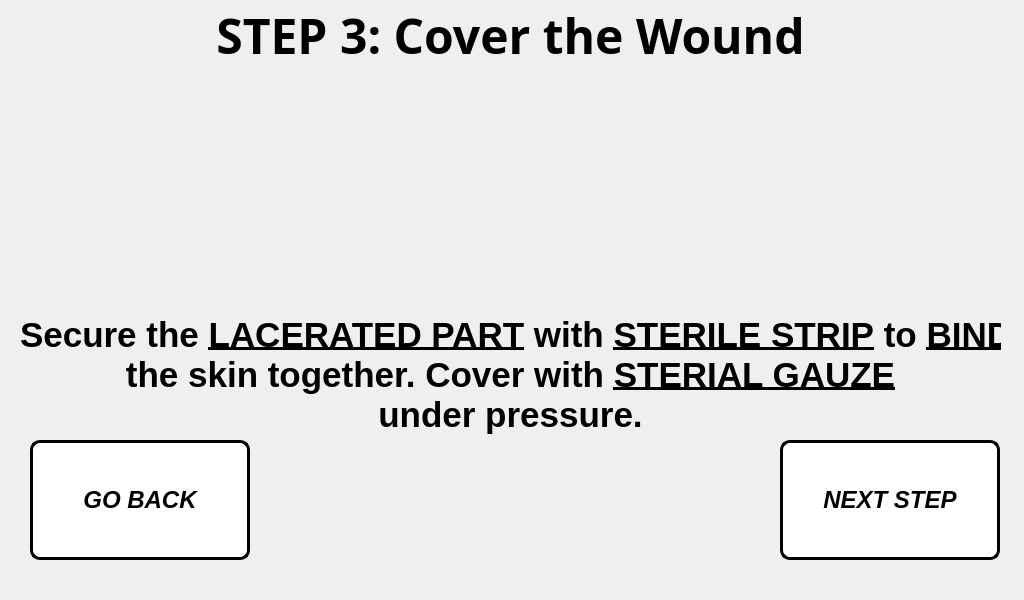
<?xml version="1.0" encoding="UTF-8"?>
<ui version="4.0">
 <class>step_1_window</class>
 <widget class="QMainWindow" name="step_1_window">
  <property name="geometry">
   <rect>
    <x>0</x>
    <y>0</y>
    <width>1024</width>
    <height>600</height>
   </rect>
  </property>
  <property name="minimumSize">
   <size>
    <width>1024</width>
    <height>600</height>
   </size>
  </property>
  <property name="maximumSize">
   <size>
    <width>1024</width>
    <height>600</height>
   </size>
  </property>
  <property name="windowTitle">
   <string>Step 1 Procedure</string>
  </property>
  <widget class="QWidget" name="centralwidget">
   <widget class="QLabel" name="title_step">
    <property name="geometry">
     <rect>
      <x>5</x>
      <y>0</y>
      <width>1011</width>
      <height>71</height>
     </rect>
    </property>
    <property name="font">
     <font>
      <family>Unispace</family>
      <pointsize>18</pointsize>
      <weight>75</weight>
      <bold>true</bold>
     </font>
    </property>
    <property name="text">
     <string>&lt;html&gt;&lt;head/&gt;&lt;body&gt;&lt;p align=&quot;center&quot;&gt;&lt;span style=&quot; font-size:36pt;&quot;&gt;STEP 3: Cover the Wound&lt;/span&gt;&lt;/p&gt;&lt;/body&gt;&lt;/html&gt;</string>
    </property>
    <property name="alignment">
     <set>Qt::AlignCenter</set>
    </property>
   </widget>
   <widget class="QLabel" name="text_steps">
    <property name="geometry">
     <rect>
      <x>20</x>
      <y>300</y>
      <width>981</width>
      <height>151</height>
     </rect>
    </property>
    <property name="font">
     <font>
      <pointsize>14</pointsize>
      <weight>75</weight>
      <bold>true</bold>
     </font>
    </property>
    <property name="text">
     <string>&lt;html&gt;&lt;head/&gt;&lt;body&gt;&lt;p align=&quot;center&quot;&gt;&lt;span style=&quot; font-size:26pt;&quot;&gt;Secure the &lt;/span&gt;&lt;span style=&quot; font-size:26pt; text-decoration: underline;&quot;&gt;LACERATED PART&lt;/span&gt;&lt;span style=&quot; font-size:26pt;&quot;&gt; with &lt;/span&gt;&lt;span style=&quot; font-size:26pt; text-decoration: underline;&quot;&gt;STERILE STRIP&lt;/span&gt;&lt;span style=&quot; font-size:26pt;&quot;&gt; to &lt;/span&gt;&lt;span style=&quot; font-size:26pt; text-decoration: underline;&quot;&gt;BIND&lt;/span&gt;&lt;span style=&quot; font-size:26pt;&quot;&gt;&lt;br/&gt;the skin together. Cover with &lt;/span&gt;&lt;span style=&quot; font-size:26pt; text-decoration: underline;&quot;&gt;STERIAL GAUZE&lt;br/&gt;&lt;/span&gt;&lt;span style=&quot; font-size:26pt;&quot;&gt;under pressure.&lt;/span&gt;&lt;/p&gt;&lt;/body&gt;&lt;/html&gt;</string>
    </property>
   </widget>
   <widget class="QLabel" name="gif_player_label">
    <property name="geometry">
     <rect>
      <x>330</x>
      <y>70</y>
      <width>360</width>
      <height>240</height>
     </rect>
    </property>
    <property name="minimumSize">
     <size>
      <width>360</width>
      <height>240</height>
     </size>
    </property>
    <property name="maximumSize">
     <size>
      <width>360</width>
      <height>240</height>
     </size>
    </property>
    <property name="font">
     <font>
      <family>Unispace</family>
      <pointsize>16</pointsize>
      <weight>75</weight>
      <bold>true</bold>
     </font>
    </property>
    <property name="frameShape">
     <enum>QFrame::NoFrame</enum>
    </property>
    <property name="lineWidth">
     <number>1</number>
    </property>
    <property name="text">
     <string/>
    </property>
    <property name="alignment">
     <set>Qt::AlignCenter</set>
    </property>
   </widget>
   <widget class="QPushButton" name="next_step_button">
    <property name="geometry">
     <rect>
      <x>780</x>
      <y>440</y>
      <width>220</width>
      <height>120</height>
     </rect>
    </property>
    <property name="minimumSize">
     <size>
      <width>220</width>
      <height>120</height>
     </size>
    </property>
    <property name="maximumSize">
     <size>
      <width>220</width>
      <height>120</height>
     </size>
    </property>
    <property name="font">
     <font>
      <pointsize>18</pointsize>
      <weight>75</weight>
      <italic>true</italic>
      <bold>true</bold>
     </font>
    </property>
    <property name="cursor">
     <cursorShape>PointingHandCursor</cursorShape>
    </property>
    <property name="styleSheet">
     <string notr="true">QPushButton:hover:!pressed
{
  background-color: rgb(195,30,60);
}

QPushButton
{
  background-color: white;
color: black;
border-style: outset;
border-width: 3px;
border-radius:10px;
border-color: black;
}</string>
    </property>
    <property name="text">
     <string>NEXT STEP</string>
    </property>
   </widget>
   <widget class="QPushButton" name="go_back_button">
    <property name="geometry">
     <rect>
      <x>30</x>
      <y>440</y>
      <width>220</width>
      <height>120</height>
     </rect>
    </property>
    <property name="minimumSize">
     <size>
      <width>220</width>
      <height>120</height>
     </size>
    </property>
    <property name="maximumSize">
     <size>
      <width>220</width>
      <height>120</height>
     </size>
    </property>
    <property name="font">
     <font>
      <pointsize>18</pointsize>
      <weight>75</weight>
      <italic>true</italic>
      <bold>true</bold>
     </font>
    </property>
    <property name="styleSheet">
     <string notr="true">QPushButton:hover:!pressed
{
  background-color: rgb(195,30,60);
}

QPushButton
{
  background-color: white;
color: black;
border-style: outset;
border-width: 3px;
border-radius:10px;
border-color: black;
}</string>
    </property>
    <property name="text">
     <string>GO BACK</string>
    </property>
   </widget>
   <widget class="QLabel" name="label">
    <property name="geometry">
     <rect>
      <x>0</x>
      <y>0</y>
      <width>1024</width>
      <height>600</height>
     </rect>
    </property>
    <property name="minimumSize">
     <size>
      <width>1024</width>
      <height>600</height>
     </size>
    </property>
    <property name="maximumSize">
     <size>
      <width>1024</width>
      <height>600</height>
     </size>
    </property>
    <property name="text">
     <string/>
    </property>
    <property name="pixmap">
     <pixmap>../pictures/program_pictures/main_wallpaper.png</pixmap>
    </property>
   </widget>
   <zorder>label</zorder>
   <zorder>title_step</zorder>
   <zorder>text_steps</zorder>
   <zorder>gif_player_label</zorder>
   <zorder>next_step_button</zorder>
   <zorder>go_back_button</zorder>
  </widget>
 </widget>
 <resources/>
 <connections/>
</ui>
